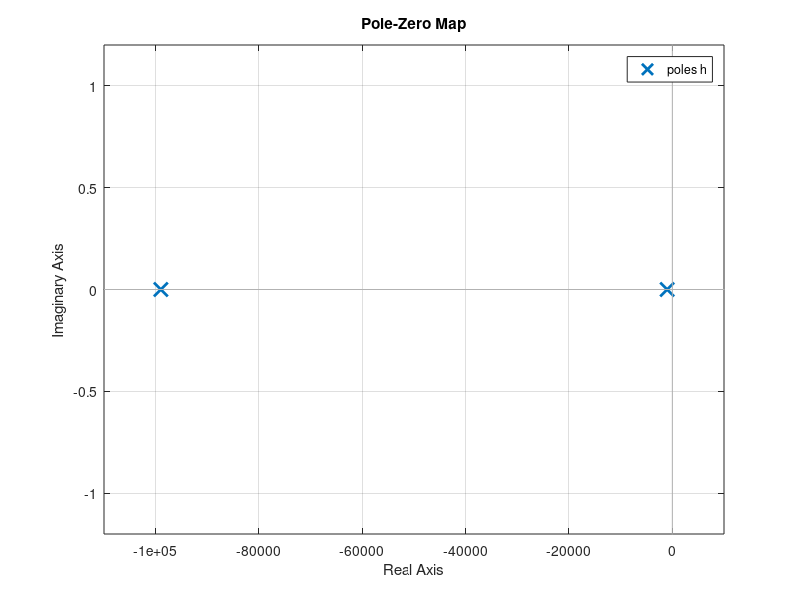
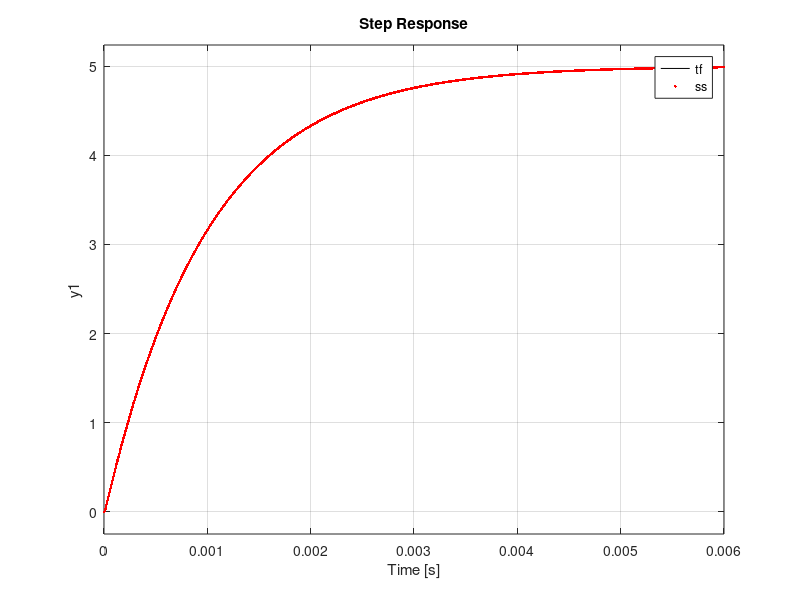

Write MATLAB code to recreate these figures, in order.
clc
clear
close all

%--------parametros---------
R=1e3;
L=10e-3;
C=1e-6;

h=tf(1,[L*C R*C 1]);

pzmap(h)

figure
step(5*h,'k')

%------espacio de estado-----
A=[0 1/C;
   -1/L -R/L];
B=[0 1/L]';
C=[1 0];
D=0;
sis=ss(A,B,C,D);
hold on
step(5*sis,'.r');
legend('tf','ss')
p=eig(A);

